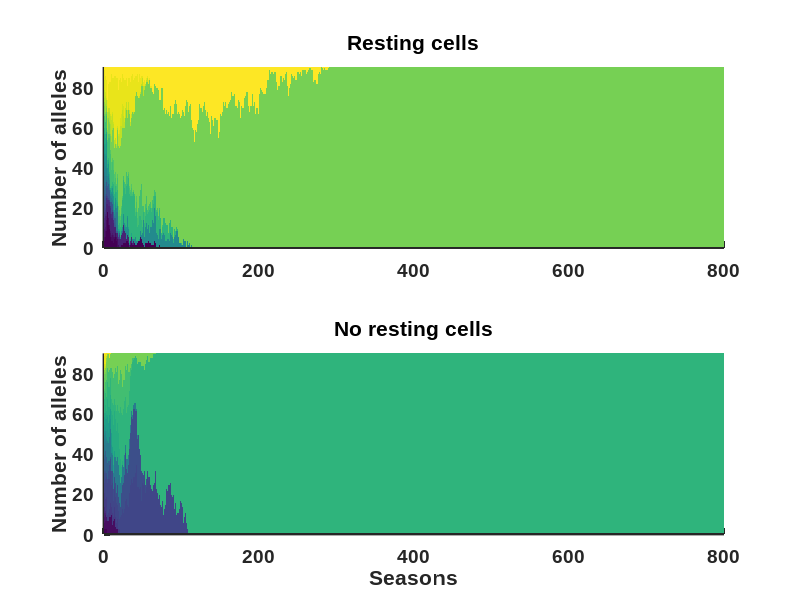

This figure's MATLAB source:
clear all
close all
clc

% Parameters and start values
years = 800; % number of seasons
%stats = 10; % number of runs to calculate statistics
startsize = 90;% number of allels starting the two different strategies
percentsediment = 0.25; % percent allels picked from the sediment
startfrombloom = floor(startsize*(1-percentsediment)); % number of allels starting from last years bloom
startfromsediment = ceil(startsize*percentsediment); % number of alleles starting from the sediment
numberofalleles = 30;
alleles = [1:numberofalleles]; % possible alleles
k = 0.3; % rate of decay in the exponetial curve from which the sediment alleles are drawn
history = 20; % the number of seasons back in time from which alleles can be regenerated
for i = 1:history
   sediment(i,:) = randsample(alleles,startsize,true); % building up a starting sediment
end
pop1 = randsample(alleles,startsize,true); % starting population with resting stages
pop2 = randsample(alleles,startsize,true); % starting population without resting stages

% Predefinitions
yearsplot=1:years;
endbloomplot1 = zeros(startsize,years);
endbloomplot2 = zeros(startsize,years);
% numberofalleles1 = zeros(stats,years);
% numberofalleles2 = zeros(stats,years);
sedimenttobloom = zeros(1,startfromsediment);

% Calculations
    for strategi = 1:2; % tests two life history strategies (forming and not forming resting cells)
        for t = 1:years % number of seasons with one bloom in each
            if strategi==1 % forming resting cells
                
                % save bloom
                endbloom1 = pop1;
                endbloomplot1(:,t) = sort(endbloom1);
                
                % make sediment
                sediment = [pop1;sediment];
                sediment = sediment(1:history,:); % keep only the needed depth
                
                % set pop to zero
                pop1 = zeros(1,startsize);
                
                % add allels from the privious bloom to the next bloom
                pop1 = randsample(endbloom1,startfrombloom,true);
                
                % add allels from the sediment to the next bloom
                column = randi([1 startsize],1,startfromsediment); % picks columns
                row = floor(-1/k*log(exp(-k*1)+rand(1,startfromsediment)*(exp(-k*(history+1))-exp(-k*1)))); % picks rows with an exponentiallly decreasing function, from this page http://www.mathworks.com/matlabcentral/newsreader/view_thread/292852
                
                for i = 1:startfromsediment % picks alleles from sediment according to positions generated above
                    sedimenttobloom1(i) = sediment(row(i),column(i));
                end
                
                pop1(startfrombloom+1:startsize) = sedimenttobloom1; % adds allels to pop
                
            else  % startegi 2, not forming resting cells
                
                % save bloom
                endbloom2 = pop2;
                endbloomplot2(:,t) = sort(endbloom2);
                                
                % set pop to zero
                pop2 = zeros(1,startsize);
                
                % add allels from the privious bloom to the next bloom
                pop2 = randsample(endbloom2,startsize,true);
                
            end
        end
    end

figure(1)
subplot(2,1,1)
set(gcf,'Color','w')
set(gca,'linewidth',2.0,'fontsize',14,'fontname','arial','fontweight','bold','color','w')
hold on
axis([0 800,0 90])
imagesc(endbloomplot1)
title('Resting cells')
ylabel('Number of alleles')
subplot(2,1,2)
set(gcf,'Color','w')
set(gca,'linewidth',2.0,'fontsize',14,'fontname','arial','fontweight','bold','color','w')
hold on
axis([0 800,0 90])
imagesc(endbloomplot2)
title('No resting cells')
xlabel('Seasons')
ylabel('Number of alleles')
